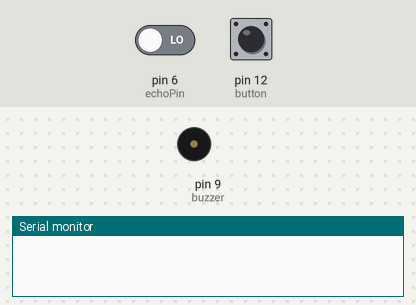
Recording of a sketch running on a simulated Arduino Uno, built with avr-gcc and run on an emulated ATmega328P. Shown: buzzer (waves = sounding), the last lines printed to the serial monitor. The inputs (shaded band) are chosen by the test bench; at power-on: pin 12 (button) HIGH, pin 6 (echoPin) LOW.

Above: at 1.2 s.
1.3 s: pin 12 (button) pulled LOW for 1 s
At 2.8 s:
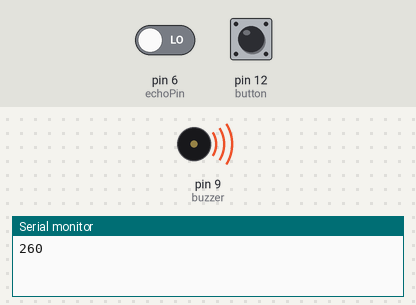
4.5 s: pin 12 (button) pulled LOW for 3.2 s
At 9.1 s:
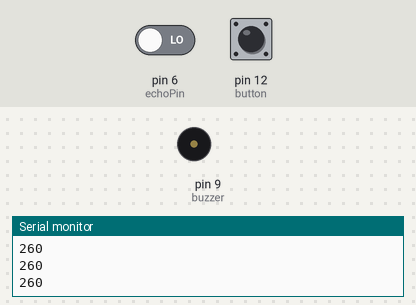
Timing chart, 0 to 10.6 s (numbered marks = the images above; inputs shaded):
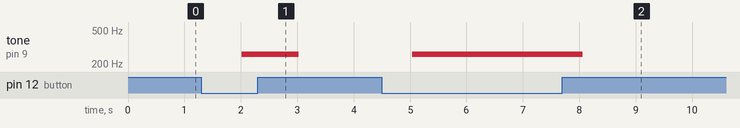

The sketch:

_4.2_theremin.ino
```cpp
const int triggerPin = 2; //Sets the trigger pin on the Sensor
const int echoPin = 6; //Sets the echo pin on the Sensor
int button = 12; // sets pin for button
int buzzer = 9;  // Passive buzzer
int frequency;

void setup()
{
 Serial.begin(9600);  // Sets up the Serial Port
 pinMode(button, INPUT);
 digitalWrite(button, HIGH);
 pinMode(buzzer ,OUTPUT);

}

void loop()
{
 // triggerPin is used to send out signal
 // Prime with LOW output, then test with HIGH
 pinMode(triggerPin, OUTPUT);
 digitalWrite(triggerPin, LOW);
 delay(2);
 digitalWrite(triggerPin, HIGH);
 delay(5);
 digitalWrite(triggerPin, LOW);

 // echoPin receives input based on signal
 pinMode(echoPin, INPUT);
 int duration = pulseIn(echoPin, HIGH);

 if (digitalRead(button) == LOW){

 if(duration>1600){
  frequency = 880;
 }
 else if(duration<200){
  frequency = 260;
 }
 else{
  frequency = map(duration, 260, 1600, 260, 880);
 }


 Serial.println(frequency);

 tone(buzzer,frequency);
 delay(1);
 }

 else{
 noTone(buzzer);
 }
 }
```

Measured:
- after the input at 1.3 s, tone on pin 9 (buzzer): silent → 260 Hz after 0.71 s, → silent 1.0 s later
- after the input at 4.5 s, tone on pin 9 (buzzer): silent → 260 Hz after 0.54 s, → silent 3.0 s later
